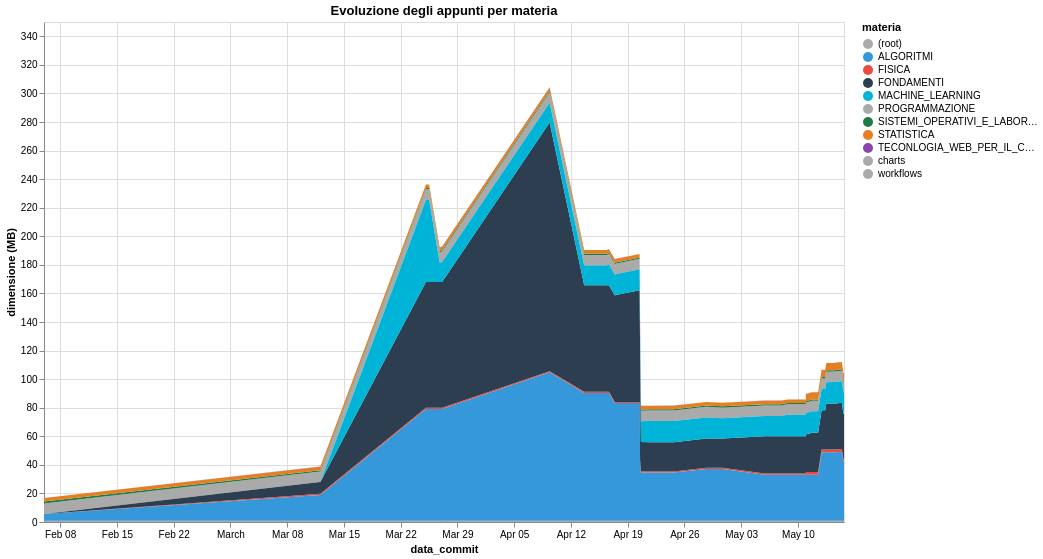

Vega-Lite specification for this chart:
### Vega-Lite specification from a JSON file in a GitHub repository (floating-point values rounded to 4 significant figures; data arrays with more than 128 entries replaced by an {"elided": "..."} marker saying what was removed)
{"$schema": "https://vega.github.io/schema/vega-lite/v6.1.0.json", "config": {"view": {"continuousHeight": 300, "continuousWidth": 300}}, "data": {"name": "data-ab0a5a93ced90692e876f93ce15bbe63"}, "datasets": {"data-ab0a5a93ced90692e876f93ce15bbe63": {"elided": "416 records"}}, "encoding": {"color": {"field": "period", "scale": {"domain": ["(root)", "ALGORITMI", "FISICA", "FONDAMENTI", "MACHINE_LEARNING", "PROGRAMMAZIONE", "SISTEMI_OPERATIVI_E_LABORATORIO", "STATISTICA", "TECONLOGIA_WEB_PER_IL_CLOUD", "charts", "workflows"], "range": ["#aaaaaa", "#3498db", "#e74c3c", "#2c3e50", "#00b4d8", "#aaaaaa", "#1e7d45", "#e67e22", "#8e44ad", "#aaaaaa", "#aaaaaa"]}, "title": "materia", "type": "ordinal"}, "order": {"field": "period", "sort": "ascending", "type": "ordinal"}, "tooltip": [{"field": "commit_date", "title": "data_commit", "type": "temporal"}, {"field": "period", "title": "materia", "type": "ordinal"}, {"field": "line_count", "title": "dimensione (MB)", "type": "quantitative"}], "x": {"field": "commit_date", "title": "data_commit", "type": "temporal"}, "y": {"field": "line_count", "title": "dimensione (MB)", "type": "quantitative"}}, "height": 500, "mark": {"type": "area"}, "title": "Evoluzione degli appunti per materia", "usermeta": {"embedOptions": {}}, "width": 800}
